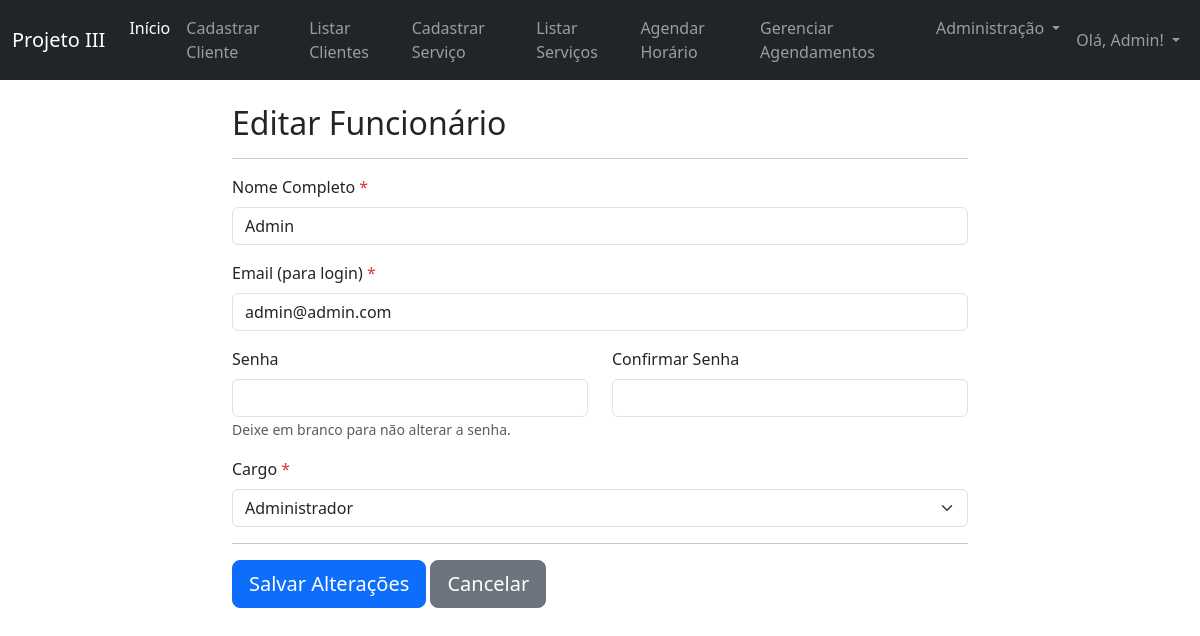
The page /cadastrar_funcionario.php?action=editar&id=2 (signed in) on the database its author committed.
### tables this page shows
CREATE TABLE IF NOT EXISTS `funcionarios` (
  `id` int NOT NULL AUTO_INCREMENT,
  `nome_completo` varchar(255) NOT NULL,
  `email` varchar(191) NOT NULL,
  `senha` varchar(255) NOT NULL,
  `cargo` enum('admin','atendente') NOT NULL DEFAULT 'atendente',
  `data_cadastro` timestamp NULL DEFAULT CURRENT_TIMESTAMP,
  PRIMARY KEY (`id`),
  UNIQUE KEY `email` (`email`)
);

### cadastrar_funcionario.php (the view, shortened to what this page needs)
<?php
require_once 'db_conexao.php';
$is_admin = (isset($_SESSION['funcionario_cargo']) && $_SESSION['funcionario_cargo'] === 'admin');
if (isset($_SESSION['funcionario_nome'])) {
    $nome_funcionario = htmlspecialchars($_SESSION['funcionario_nome']);
} else {
    $nome_funcionario = "Usuário";
}
$modo_edicao = false;
$funcionario_data = [
    'nome_completo' => '', 'email' => '', 'cargo' => 'atendente'
];
if (isset($_GET['action']) && $_GET['action'] == 'editar' && isset($_GET['id'])) {
    $modo_edicao = true;
    $funcionario_id_edicao = (int)$_GET['id'];
    $sql_func = "SELECT nome_completo, email, cargo FROM funcionarios WHERE id = ?";
    $stmt_func = $conexao->prepare($sql_func);
    if ($stmt_func) {
        $stmt_func->bind_param("i", $funcionario_id_edicao);
        $stmt_func->execute();
        $result_func = $stmt_func->get_result();
        if ($result_func->num_rows === 1) {
            $db_data = $result_func->fetch_assoc();
            $funcionario_data['nome_completo'] = $db_data['nome_completo'];
            $funcionario_data['email'] = $db_data['email'];
            $funcionario_data['cargo'] = $db_data['cargo'];
        } else {
            $_SESSION['form_message_type'] = "danger";
            $_SESSION['form_message'] = "Funcionário não encontrado para edição.";
            header("Location: listar_funcionarios.php"); exit;
        }
    } else {
        $_SESSION['form_message_type'] = "danger";
        $_SESSION['form_message'] = "Erro ao buscar dados do funcionário.";
        header("Location: listar_funcionarios.php"); exit;
    }
}
?>
<!DOCTYPE html>
<html lang="pt-BR">
<head>
    <link href="https://cdn.jsdelivr.net/npm/bootstrap@5.3.3/dist/css/bootstrap.min.css" rel="stylesheet">
</head>
<body>
<nav class="navbar navbar-expand-lg navbar-dark bg-dark fixed-top">
        <div class="container-fluid">
            <a class="navbar-brand" href="dashboard.php">Projeto III</a>
            <div class="collapse navbar-collapse" id="navbarNav">
                <ul class="navbar-nav me-auto mb-2 mb-lg-0">
                    <li class="nav-item">
                        <a class="nav-link active" aria-current="page" href="dashboard.php">Início</a>
                    </li>
                    <li class="nav-item">
                        <a class="nav-link" href="cadastrar_cliente.php">Cadastrar Cliente</a>
                    </li>
                    <li class="nav-item">
                        <a class="nav-link" href="listar_clientes.php">Listar Clientes</a>
                    </li>
                    <li class="nav-item">
                        <a class="nav-link" href="cadastrar_servico.php">Cadastrar Serviço</a>
                    </li>
                    <li class="nav-item">
                        <a class="nav-link" href="listar_servicos.php">Listar Serviços</a>
                    </li>
                    <li class="nav-item">
                        <a class="nav-link" href="agendar_horario.php">Agendar Horário</a>
                    </li>
                    <li class="nav-item">
                        <a class="nav-link" href="gerenciar_agendamentos.php">Gerenciar Agendamentos</a>
                    </li>
                    <?php if ($is_admin): ?>
                    <li class="nav-item dropdown">
                        <a class="nav-link dropdown-toggle" href="#" id="adminMenuLink" role="button" data-bs-toggle="dropdown" aria-expanded="false">
                            Administração
                        </a>
                    </li>
                    <?php endif; ?>
                </ul>
                <ul class="navbar-nav">
                    <li class="nav-item dropdown">
                        <a class="nav-link dropdown-toggle" href="#" id="navbarDropdownUser" role="button" data-bs-toggle="dropdown" aria-expanded="false">
                            Olá, <?php echo $nome_funcionario; ?>!
                        </a>
                    </li>
                </ul>
            </div>
        </div>
    </nav>
    <div class="container mt-5 mb-5">
        <div class="row">
            <div class="col-md-8 offset-md-2">
                <h2><?php echo $modo_edicao ? 'Editar Funcionário' : 'Cadastro de Novo Funcionário'; ?></h2>
                <hr>
                <form action="processa_cadastro_funcionario.php" method="POST">
                    <div class="mb-3">
                        <label for="nome_completo" class="form-label">Nome Completo <span class="text-danger">*</span></label>
                        <input type="text" class="form-control" id="nome_completo" name="nome_completo" required value="<?php echo htmlspecialchars($funcionario_data['nome_completo'] ?? ''); ?>">
                    </div>
                    <div class="mb-3">
                        <label for="email" class="form-label">Email (para login) <span class="text-danger">*</span></label>
                        <input type="email" class="form-control" id="email" name="email" required value="<?php echo htmlspecialchars($funcionario_data['email'] ?? ''); ?>">
                    </div>
                    <div class="row">
                        <div class="col-md-6 mb-3">
                            <label for="senha" class="form-label">Senha <?php if(!$modo_edicao) echo '<span class="text-danger">*</span>'; ?></label>
                            <input type="password" class="form-control" id="senha" name="senha" <?php echo !$modo_edicao ? 'required' : ''; ?> minlength="6">
                            <small class="form-text text-muted"><?php echo $modo_edicao ? 'Deixe em branco para não alterar a senha.' : 'Mínimo de 6 caracteres.'; ?></small>
                        </div>
                        <div class="col-md-6 mb-3">
                            <label for="confirma_senha" class="form-label">Confirmar Senha <?php if(!$modo_edicao) echo '<span class="text-danger">*</span>'; ?></label>
                            <input type="password" class="form-control" id="confirma_senha" name="confirma_senha" <?php echo !$modo_edicao ? 'required' : ''; ?>>
                        </div>
                    </div>
                    <div class="mb-3">
                        <label for="cargo" class="form-label">Cargo <span class="text-danger">*</span></label>
                        <select class="form-select" id="cargo" name="cargo" required>
                            <option value="admin" <?php echo ($funcionario_data['cargo'] == 'admin') ? 'selected' : ''; ?>>Administrador</option>
                        </select>
                    </div>
                    <hr>
                    <button type="submit" class="btn btn-primary btn-lg"><?php echo $modo_edicao ? 'Salvar Alterações' : 'Cadastrar Funcionário'; ?></button>
                    <a href="listar_funcionarios.php" class="btn btn-secondary btn-lg">Cancelar</a>
                </form>
            </div>
        </div>
    </div>
</body>
</html>

### cadastrar_funcionario.php (style rules this page uses)
body { padding-top: 56px; }

### rows shown on the page
funcionarios: nome_completo "Admin", email "admin@admin.com", cargo "Administrador"

### other values the page prints
$nome_funcionario "Admin"
